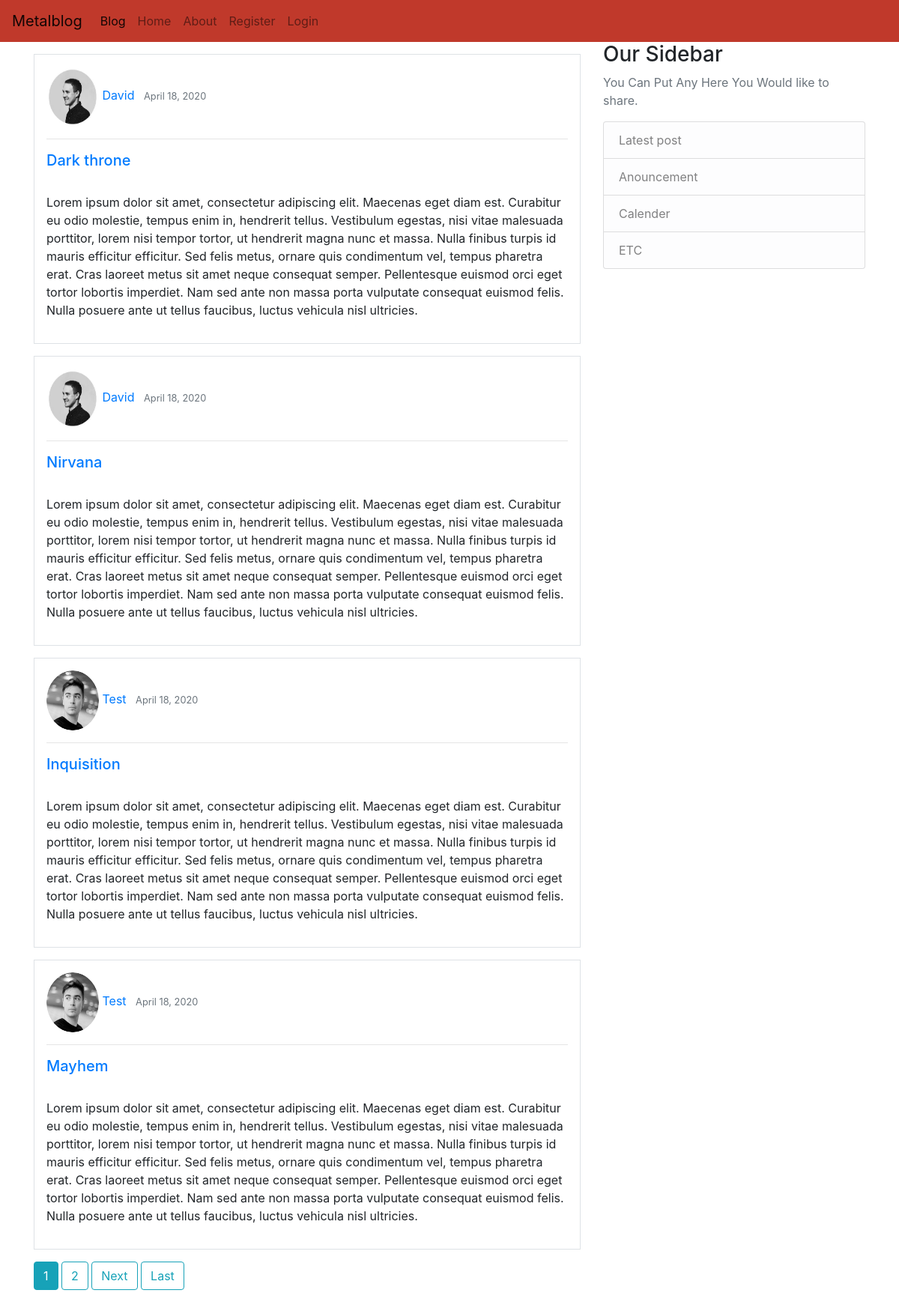
The page / on the database its author committed.
### blog/models.py (models this page shows, shortened)
class Post(models.Model):
    title = models.CharField(max_length=100)
    content = models.TextField()
    date_posted = models.DateTimeField(default=timezone.now)
    author = models.ForeignKey(User, on_delete=models.CASCADE)

### users/models.py (models this page shows, shortened)
class Profile(models.Model):
    user = models.OneToOneField(User, on_delete = models.CASCADE)
    image = models.ImageField(default='default.jpg', upload_to='profile_pics')

### blog/views.py (the view)
class PostListView(ListView):
	model = Post
	template_name = 'blog/home.html'
	context_object_name = 'posts'
	ordering = ['-date_posted']
	paginate_by = 4

### blog/templates/blog/home.html (shortened to what this page needs)
{% extends "blog/base.html" %}
{% block content%}
    {% for post in posts %}
        <div class="container p-3 my-3 border">
            <img class="rounded-circle article-img" height="80" width="70" src="{{post.author.profile.image.url}}">
        	<a class="mr-2" href="#">{{ post.author }} </a>
        	<small class="text-muted">{{post.date_posted|date:"F d, Y"}}</small>
                <hr>
                <a class="mr-2" href="{% url 'post-detail' post.id %}"><h5> {{ post.title }}</h5></a>
                <p>{{post.content}}</p>
        </div>
    {% endfor %}
    {% if is_paginated %}
        {% for num in page_obj.paginator.page_range %}
            {% if page_obj.number == num %}
                <a class="btn btn-info mb-4" href="?page={{num}}">{{num}}</a>
            {% elif num > page_obj.number|add:'-2' and num < page_obj.number|add:'2' %}
                 <a class="btn btn-outline-info mb-4" href="?page={{num}}">{{num}}</a>
            {% endif %}
        {% endfor %}
        {% if page_obj.has_next %}
            <a class="btn btn-outline-info mb-4" href="?page={{ page_obj.next_page_number}}">Next</a>
            <a class="btn btn-outline-info mb-4" href="?page={{ page_obj.paginator.num_pages}}">Last</a>
        {% endif %}
    {% endif %}
{% endblock content %}

### blog/templates/blog/base.html (shortened to what this page needs)
{% load static %}
<!DOCTYPE html>
<html>
<head>
    <link rel="stylesheet" href="https://stackpath.bootstrapcdn.com/bootstrap/4.4.1/css/bootstrap.min.css">
    <link rel="stylesheet" type="text/css" href="{% static 'blog/main.css' %}">
</head>
<body>
    <nav class="navbar navbar-expand-lg navbar-light navbar-custom ">
      <a class="navbar-brand" href="#">Metalblog</a>
      <div class="collapse navbar-collapse" id="navbarNav">
        <ul class="navbar-nav">
          <li class="nav-item active">
            <a class="nav-link" href="{% url 'blog-home' %}">Blog <span class="sr-only">(current)</span></a>
          </li>
          <li class="nav-item">
            <a class="nav-link" href="{% url 'blog-home' %}">Home</a>
          </li>
          <li class="nav-item">
            <a class="nav-link" href="{% url 'blog-about' %}">About</a>
          </li>
          {% if user.is_authenticated %}
            <li class="nav-item">
              <a class="nav-link" href="{% url 'post-create' %}">New Post</a>
            </li>
            <li class="nav-item">
              <a class="nav-link" href="{% url 'logout' %}">Log Out</a>
            </li>
            <li class="nav-item">
              <a class="nav-link" href="{% url 'profile' %}">Profile</a>
            </li>
          {% else %}
             <li class="nav-item">
              <a class="nav-link" href="{% url 'register' %}">Register</a>
             </li>
             <li class="nav-item">
              <a class="nav-link" href="{% url 'login' %}">Login</a>
             </li>
          {% endif %}
        </ul>
      </div>
</nav>
    <main role="main" class="container">
        <div class="row">
            <div class="col-md-8">
               {% block content %} {% endblock %}
            </div>
            <div class="col-md-4">
                <div class="content-section">
                    <h3>Our Sidebar</h3>
                    <p class="text-muted">You Can Put Any Here You Would like to share.
                        <ul class="list-group">
                            <li class="list-group-item list-group-item-light">Latest post</li>
                            <li class="list-group-item list-group-item-light">Anouncement</li>
                            <li class="list-group-item list-group-item-light">Calender</li>
                            <li class="list-group-item list-group-item-light">ETC</li>
                        </ul>
                    </p>
                </div>
 </div>
        </div>
    </main>
</html>

### blog/static/blog/main.css (style rules this page uses)
.navbar-custom { color: #FFFFFF; background-color: #C0392B; color: #F8F9F9; }

### rows shown on the page
Post: author.profile.image (picture), author "David", date_posted "April 18, 2020", title "Dark throne", content "Lorem ipsum dolor sit amet, consectetur adipiscing elit. Maecenas eget diam est. Curabitur eu odio molestie, tempus enim in, hendrerit tellus. Vestibulum egestas, nisi vitae malesuada porttitor, lorem nisi tempor tortor, ut hendrerit magna nunc et massa. Nulla finibus turpis id mauris efficitur efficitur. Sed felis metus, ornare quis condimentum vel, tempus pharetra erat. Cras laoreet metus sit amet neque consequat semper. Pellentesque euismod orci eget tortor lobortis imperdiet. Nam sed ante non massa porta vulputate consequat euismod felis. Nulla posuere ante ut tellus faucibus, luctus vehicula nisl ultricies."
Post: author.profile.image (picture), author "David", date_posted "April 18, 2020", title "Nirvana", content "Lorem ipsum dolor sit amet, consectetur adipiscing elit. Maecenas eget diam est. Curabitur eu odio molestie, tempus enim in, hendrerit tellus. Vestibulum egestas, nisi vitae malesuada porttitor, lorem nisi tempor tortor, ut hendrerit magna nunc et massa. Nulla finibus turpis id mauris efficitur efficitur. Sed felis metus, ornare quis condimentum vel, tempus pharetra erat. Cras laoreet metus sit amet neque consequat semper. Pellentesque euismod orci eget tortor lobortis imperdiet. Nam sed ante non massa porta vulputate consequat euismod felis. Nulla posuere ante ut tellus faucibus, luctus vehicula nisl ultricies."
Post: author.profile.image (picture), author "Test", date_posted "April 18, 2020", title "Inquisition", content "Lorem ipsum dolor sit amet, consectetur adipiscing elit. Maecenas eget diam est. Curabitur eu odio molestie, tempus enim in, hendrerit tellus. Vestibulum egestas, nisi vitae malesuada porttitor, lorem nisi tempor tortor, ut hendrerit magna nunc et massa. Nulla finibus turpis id mauris efficitur efficitur. Sed felis metus, ornare quis condimentum vel, tempus pharetra erat. Cras laoreet metus sit amet neque consequat semper. Pellentesque euismod orci eget tortor lobortis imperdiet. Nam sed ante non massa porta vulputate consequat euismod felis. Nulla posuere ante ut tellus faucibus, luctus vehicula nisl ultricies."
Post: author.profile.image (picture), author "Test", date_posted "April 18, 2020", title "Mayhem", content "Lorem ipsum dolor sit amet, consectetur adipiscing elit. Maecenas eget diam est. Curabitur eu odio molestie, tempus enim in, hendrerit tellus. Vestibulum egestas, nisi vitae malesuada porttitor, lorem nisi tempor tortor, ut hendrerit magna nunc et massa. Nulla finibus turpis id mauris efficitur efficitur. Sed felis metus, ornare quis condimentum vel, tempus pharetra erat. Cras laoreet metus sit amet neque consequat semper. Pellentesque euismod orci eget tortor lobortis imperdiet. Nam sed ante non massa porta vulputate consequat euismod felis. Nulla posuere ante ut tellus faucibus, luctus vehicula nisl ultricies."

### other values the page prints
{{ num }} "1"
{{ num }} "2"
